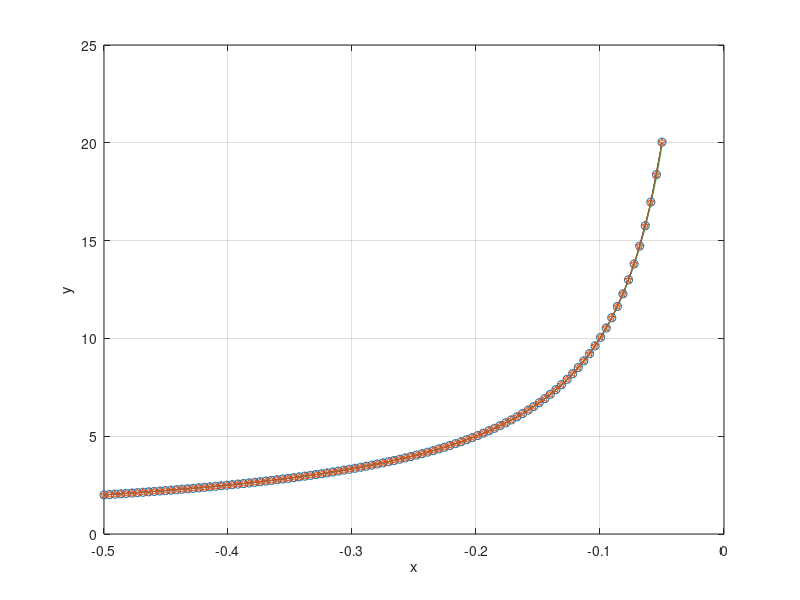

Reproduce this figure in MATLAB.
f = @(x,y) -y./x;
df = @(x) -1./x;
a = -0.5;
b = -0.05;
x1 = a:0.01:b;
plot(x1, df(x1), '-b')
hold on
disp('RK2 method')
x = -0.5;
y = df(x);
a = -0.5;
b = -0.05;
n = 100;
h = (b - a)/n;
yn = zeros(1,n+1);
x = a:h:b;
yn(1) = y;
for i = 2:n+1
  k1 = f(x(i-1), yn(i-1));
  k2 = f(x(i-1) + h, yn(i-1) + h * k1);
  yn(i) = yn(i-1) + h/2 * (k1 + k2);
end
yn = yn;
ya = df(x);
e = max(abs(yn - ya))
plot(x, yn, '-r')
disp('Adams 2 method')
x = -0.5;
y = df(x);
a = -0.5;
b = -0.05;
n = 100;
h = (b - a)/n;
yn_ad = zeros(1, n+1);
x = a:h:b;
yn_ad(1) = yn(1);
yn_ad(2) = yn(2);
for i = 3:n+1
  yn_ad(i) = yn_ad(i-1) + h/2 * (3*f(x(i-1), yn_ad(i-1)) - f(x(i-2), yn_ad(i-2)));
end
yn_ad = yn_ad;
ya = df(x);
e = max(abs(yn_ad - ya))
plot(x, yn_ad, '-g')
disp('PC method')
x = -0.5;
y = df(x);
a = -0.5;
b = -0.05;
n = 100;
h = (b - a)/n;
yn_pc = zeros(1, n+1);
del_y = zeros(1, n+1);
x = a:h:b;
yn_pc(1) = yn(1);
yn_pc(2) = yn(2);
for i = 3:n+1
  del_y(i) = yn_pc(i-1) + h/2 * (3*f(x(i-1), yn_pc(i-1)) - f(x(i-2), yn_pc(i-2)));
  yn_pc(i) = yn_pc(i-1) + h/2 * (f(x(i-1), yn_pc(i-1)) + f(x(i), del_y(i)));
end
yn_pc = yn_pc;
ya = df(x);
e = max(abs(yn_pc - ya))
plot(x, yn_pc, '-o')
disp('PC method, denser to the end')
x = -0.5;
y = df(x);
a = -0.5;
b = -0.05;
n = 100;
h = (b - a)/n;
yn_pc = zeros(1, n+1);
del_y = zeros(1, n+1);
t = linspace(0, 1, n+1);
p = 1.0001;
x = a + (b - a) * t.^p;
yn_pc(1) = yn(1);
yn_pc(2) = yn(2);
for i = 3:n+1
  del_y(i) = yn_pc(i-1) + h/2 * (3*f(x(i-1), yn_pc(i-1)) - f(x(i-2), yn_pc(i-2)));
  yn_pc(i) = yn_pc(i-1) + h/2 * (f(x(i-1), yn_pc(i-1)) + f(x(i), del_y(i)));
end
yn_pc = yn_pc;
ya = df(x);
e = max(abs(yn_pc - ya))
plot(x, yn_pc, '-p')
hold off
xlabel('x')
ylabel('y')
grid on
